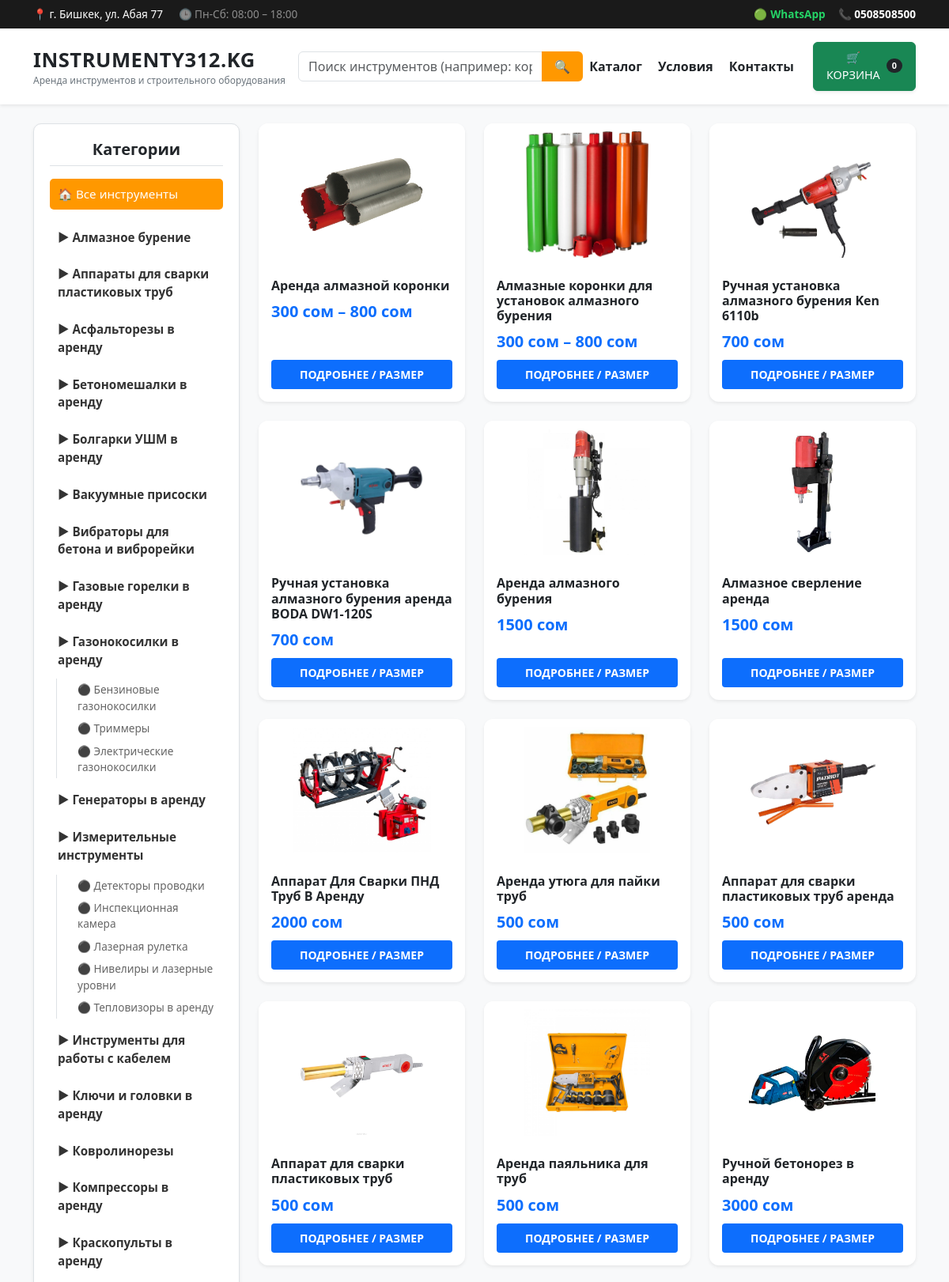
The page / (upper part) on the database its author committed.
### catalog/models.py (models this page shows, shortened)
class Category(models.Model):
    name = models.CharField(max_length=100, verbose_name="Категория")
    class Meta:
        verbose_name = "Категория"
        verbose_name_plural = "Категории"

class SubCategory(models.Model):
    category = models.ForeignKey(Category, on_delete=models.CASCADE, related_name='subcategories',
                                 verbose_name="Категория")
    name = models.CharField(max_length=100, verbose_name="Название подкатегории")
    class Meta:
        verbose_name = "Подкатегория"
        verbose_name_plural = "Подкатегории"

class Tool(models.Model):
    category = models.ForeignKey(Category, on_delete=models.CASCADE, verbose_name="Категория")
    subcategory = models.ForeignKey(SubCategory, on_delete=models.SET_NULL, null=True, blank=True,
                                    verbose_name="Подкатегория")
    title = models.CharField(max_length=200, verbose_name="Название товара/инструмента")
    description = models.TextField(verbose_name="Описание", blank=True, null=True)
    price_per_day = models.CharField(max_length=50, verbose_name="Цена в сутки (базовая)", blank=True, null=True)
    deposit = models.DecimalField(max_digits=10, decimal_places=2, verbose_name="Залог")
    image = models.ImageField(upload_to='tools/', verbose_name="Главное фото")
    is_available = models.BooleanField(default=True, verbose_name="Доступно сейчас")
    full_description = models.TextField(verbose_name="Полное описание", blank=True, null=True)
    class Meta:
        verbose_name = "Товар"
        verbose_name_plural = "Все товары (Инструменты)"

### catalog/views.py (the view)
# urls.py: path('', views.index, name='index'),
def index(request):
    cat_id = request.GET.get('category')
    sub_id = request.GET.get('subcategory')
    tools = Tool.objects.all()
    if sub_id:
        tools = tools.filter(subcategory_id=sub_id)
    elif cat_id:
        tools = tools.filter(category_id=cat_id)
    categories = Category.objects.prefetch_related('subcategories').all()
    return render(request, 'catalog/index.html', {
        'tools': tools,
        'categories': categories,
        'current_category': int(cat_id) if cat_id else None
    })

### catalog/templates/catalog/index.html (shortened to what this page needs)
{% load static %}
<!DOCTYPE html>
<html lang="ru">
<head>
    <link href="https://cdn.jsdelivr.net/npm/bootstrap@5.3.0/dist/css/bootstrap.min.css" rel="stylesheet">
    <link rel="stylesheet" href="{% static 'style.old.css' %}">
</head>
<body class="bg-light">
<header class="bg-white shadow-sm sticky-top mb-4">
    <div class="top-bar text-white py-2">
        <div class="container d-flex justify-content-between align-items-center flex-wrap gap-2">
            <div>
                <span class="me-3">📍 г. Бишкек, ул. Абая 77</span>
                <span class="text-white-50">🕒 Пн-Сб: 08:00 – 18:00</span>
            </div>
            <div class="d-flex align-items-center gap-3">
                <a href="https://wa.me/996508508500" class="btn-whatsapp d-flex align-items-center gap-1" target="_blank">
                    <span>🟢</span> WhatsApp
                </a>
                <a href="tel:+996702747714" class="text-white text-decoration-none fw-bold">
                    📞 0508508500
                </a>
            </div>
        </div>
    </div>
    <nav class="navbar navbar-expand-lg navbar-light py-3">
        <div class="container">
            <a class="navbar-brand d-inline-block" href="/">
                <span class="fw-bold text-dark logo-title">INSTRUMENTY312.KG</span>
                <span class="logo-subtitle">Аренда инструментов и строительного оборудования</span>
            </a>
            <div class="collapse navbar-collapse" id="headerNavbar">
                <form class="d-flex mx-auto my-3 my-lg-0 nav-search" style="width: 100%; max-width: 420px;" action="/search/" method="GET">
                    <div class="input-group">
                        <input type="text" name="q" class="form-control" placeholder="Поиск инструментов (например: коронка)..." aria-label="Поиск">
                        <button class="btn px-3" type="submit">🔍</button>
                    </div>
                </form>
                <ul class="navbar-nav mb-2 mb-lg-0 me-3 fw-semibold gap-1">
                    <li class="nav-item"><a class="nav-link text-dark" href="{% url 'index' %}">Каталог</a></li>
                    <li class="nav-item"><a class="nav-link text-dark" href="{% url 'условия' %}">Условия</a></li>
                    <li class="nav-item"><a class="nav-link text-dark" href="{% url 'контакты' %}">Контакты</a></li>
                </ul>
<a href="{% url 'cart_detail' %}" class="btn btn-success px-3 py-2 d-flex align-items-center gap-2 shadow-sm text-uppercase" style="font-size: 0.9rem;">
    <span>🛒 Корзина</span>
    <span class="badge bg-dark text-white rounded-pill">
        {% if request.session.cart %}{{ request.session.cart|length }}{% else %}0{% endif %}
    </span>
</a>
            </div>
        </div>
    </nav>
</header>
<div class="container">
    <div class="row">
        <div class="col-md-3 mb-4">
            <div class="sidebar shadow-sm border bg-white">
                <h5 class="mb-3 fw-bold text-center border-bottom pb-2">Категории</h5>
                <a href="/" class="category-link {% if not current_category and not request.GET.subcategory %}active{% endif %} mb-3">🏠 Все инструменты</a>
                {% for cat in categories %}
                    <div class="mb-2">
                        <a href="/?category={{ cat.id }}"
                           class="category-link {% if current_category == cat.id %}active{% endif %} fw-bold">
                           ▶ {{ cat.name }}
                        </a>
                        {% if cat.subcategories.all %}
                            <div class="ps-3 border-start ms-2 mt-1 mb-2">
                                {% for sub in cat.subcategories.all %}
                                    <a href="/?subcategory={{ sub.id }}"
                                       class="sub-link {% if request.GET.subcategory == sub.id|stringformat:'i' %}active-sub{% endif %}">
                                       ⚫ {{ sub.name }}
                                    </a>
                                {% endfor %}
                            </div>
                        {% endif %}
                    </div>
                {% endfor %}
            </div>
        </div>
        <div class="col-md-9">
            <div class="row row-cols-2 row-cols-md-3 g-2 g-md-4">
                {% for tool in tools %}
                <div class="col">
                    <div class="card h-100 border-0 shadow-sm tool-card">
                        <a href="{% url 'tool_detail' tool.pk %}">
                            {% if tool.image %}
                                <img src="{{ tool.image.url }}" class="card-img-top" alt="{{ tool.title }}">
                            {% else %}
                                <div class="bg-secondary text-white text-center py-5" style="height: 180px;">Нет фото</div>
                            {% endif %}
                        </a>
                        <div class="card-body d-flex flex-column">
                            <h6 class="card-title fw-bold mb-2">
                                <a href="{% url 'tool_detail' tool.pk %}" class="tool-title-link">
                                    {{ tool.title }}
                                </a>
                            </h6>
                            <div class="mb-2">
                                <span class="text-primary fw-bold fs-5">{{ tool.price_per_day }}</span>
                            </div>
                            <div class="mt-auto d-grid gap-2">
                                <a href="{% url 'tool_detail' tool.pk %}" class="btn btn-orange btn-sm text-uppercase py-2">Подробнее / Размер</a>
                            </div>
                        </div>
                    </div>
                </div>
                {% empty %}
                <div class="col-12 text-center py-5">
                    <p class="text-muted">В этой категории пока нет инструментов.</p>
                </div>
                {% endfor %}
            </div>
        </div>
    </div>
</div>
</body>
</html>

### catalog/templates/catalog/index.html (style rules this page uses)
.top-bar { background-color: #1a1a1a; font-size: 0.85rem; }
.navbar-brand .logo-title { font-size: 1.6rem; letter-spacing: 0.5px; }
.navbar-brand .logo-subtitle { font-size: 0.75rem; color: #6c757d; display: block; margin-top: -3px; }
.btn-whatsapp { color: #25D366; font-weight: bold; text-decoration: none; transition: 0.2s; }
.nav-search .form-control { border-radius: 6px 0 0 6px; }
.nav-search .btn { border-radius: 0 6px 6px 0; background-color: #ff9800; color: white; border: none; }
.btn-orange { background-color: #0d6efd; color: white; font-weight: bold; transition: 0.3s; border: none; }
.sidebar { background: #f8f9fa; padding: 20px; border-radius: 10px; min-height: 80vh; }
.category-link { text-decoration: none; color: #333; display: block; padding: 8px 10px; border-radius: 5px; margin-bottom: 5px; font-size: 0.95rem; }
.category-link.active { background: #ff9800; color: white; }
.tool-card { transition: 0.3s; border-radius: 12px; overflow: hidden; }
.tool-card img { height: 180px; object-fit: contain; background: #fff; padding: 10px; cursor: pointer; }
.tool-title-link { text-decoration: none; color: inherit; }
.sub-link { font-size: 0.85rem; padding: 4px 10px; color: #666; transition: 0.2s; text-decoration: none; display: block; border-radius: 4px; }

### rows shown on the page
Category: name "Алмазное бурение"
Category: name "Аппараты для сварки пластиковых труб"
Category: name "Асфальторезы в аренду"
Category: name "Бетономешалки в аренду"
Category: name "Болгарки УШМ в аренду"
Category: name "Вакуумные присоски"
Category: name "Вибраторы для бетона и виброрейки"
Category: name "Газовые горелки в аренду"
Category: name "Газонокосилки в аренду"
SubCategory: name "Бензиновые газонокосилки"
SubCategory: name "Триммеры"
SubCategory: name "Электрические газонокосилки"
Category: name "Генераторы в аренду"
Category: name "Измерительные инструменты"
SubCategory: name "Детекторы проводки"
SubCategory: name "Инспекционная камера"
SubCategory: name "Лазерная рулетка"
SubCategory: name "Нивелиры и лазерные уровни"
SubCategory: name "Тепловизоры в аренду"
Category: name "Инструменты для работы с кабелем"
Category: name "Ключи и головки в аренду"
Category: name "Ковролинорезы"
Category: name "Компрессоры в аренду"
Category: name "Краскопульты в аренду"
Tool: image (picture), title "Аренда алмазной коронки", price_per_day "300 сом – 800 сом"
Tool: image (picture), title "Алмазные коронки для установок алмазного бурения", price_per_day "300 сом – 800 сом"
Tool: image (picture), title "Ручная установка алмазного бурения Ken 6110b", price_per_day "700 сом"
Tool: image (picture), title "Ручная установка алмазного бурения аренда BODA DW1-120S", price_per_day "700 сом"
Tool: image (picture), title "Аренда алмазного бурения", price_per_day "1500 сом"
Tool: image (picture), title "Алмазное сверление аренда", price_per_day "1500 сом"
Tool: image (picture), title "Аппарат Для Сварки ПНД Труб В Аренду", price_per_day "2000 сом"
Tool: image (picture), title "Аренда утюга для пайки труб", price_per_day "500 сом"
Tool: image (picture), title "Аппарат для сварки пластиковых труб аренда", price_per_day "500 сом"
Tool: image (picture), title "Аппарат для сварки пластиковых труб", price_per_day "500 сом"
Tool: image (picture), title "Аренда паяльника для труб", price_per_day "500 сом"
Tool: image (picture), title "Ручной бетонорез в аренду", price_per_day "3000 сом"
